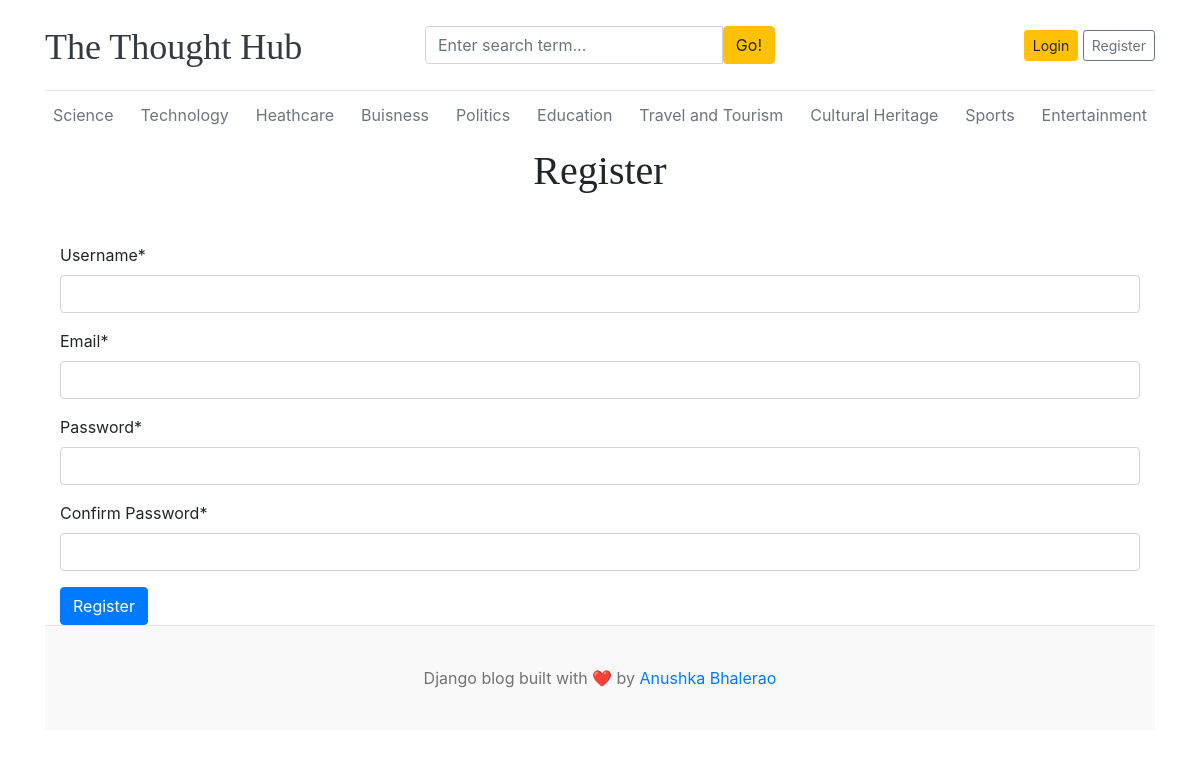
Screenshot of /register/ with the database file from the repository.
### blogs/models.py (models this page shows, shortened)
class Category(models.Model):
    category_name = models.CharField(max_length=50, unique=True)
    created_at = models.DateTimeField(auto_now_add=True)
    updated_at = models.DateTimeField(auto_now=True)
    class Meta:
        verbose_name_plural = 'Categories'

### blogs/views.py (the view)
# urls.py: path('register/', views.register, name='register'),  # Fixed missing slash for consistency
def register(request):
    if request.method == 'POST':
        form = RegistrationForm(request.POST)
        if form.is_valid():
            form.save()
            return redirect('home')  # Redirect to home after successful registration
    else:
        form = RegistrationForm()
    context = {'form': form}
    return render(request, 'register.html', context)

### blog_main/forms.py
class RegistrationForm(UserCreationForm):
    email = forms.EmailField(required=True, widget=forms.EmailInput(attrs={'class': 'form-control'}))
    username = forms.CharField(widget=forms.TextInput(attrs={'class': 'form-control'}))
    password1 = forms.CharField(label="Password", widget=forms.PasswordInput(attrs={'class': 'form-control'}))
    password2 = forms.CharField(label="Confirm Password", widget=forms.PasswordInput(attrs={'class': 'form-control'}))
    class Meta:
        model = User
        fields = ('username', 'email', 'password1', 'password2')

### blogs/context_processors.py (called while the page is built)
def get_categories(request):
    categories = Category.objects.all()
    return {'categories': Category.objects.all()}  # Used a dictionary with a proper key

### templates/register.html (shortened to what this page needs)
{% extends 'base/base.html' %}
{% load crispy_forms_tags %}
{% block content %}
<h1 class = "text-center">Register</h1>
<div class="container mt-5">
    <form method="post" action="" style = "width: 500ox; margin: auto;">
        {{ form | crispy }}
        <button type="submit" class="btn btn-primary">Register</button>
    </form>
</div>
{% endblock %}

### templates/base/header.html (shortened to what this page needs)
{% load static %}
<!DOCTYPE html>
<html lang="en">
<head>
    <link href="https://getbootstrap.com/docs/4.0/dist/css/bootstrap.min.css" rel="stylesheet">
    <link rel="stylesheet" href="{% static 'css/blog.css' %}">
<link rel="stylesheet" href="https://cdnjs.cloudflare.com/ajax/libs/font-awesome/6.4.2/css/all.min.css">
</head>
<body>
    <div class="container">
        <header class="blog-header py-3">
            <div class="row flex-nowrap justify-content-between align-items-center">
                <div class="col-4 pt-1">
                    <a class="blog-header-logo text-dark" href="/">The Thought Hub</a>
                </div>
                <div class="col-4">
                    <form action= "{%url 'search'%}" method "GET">
                        <div class="input-group">
                            <input class="form-control" name = "keyword" type="text" placeholder="Enter search term..." aria-label="Enter search term..." aria-describedby="button-search" />
                            <button type = "submit" class="btn btn-warning" id="button-search" type="button">Go!</button>
                        </div>
                    </form>
                </div>
                <div class="col-4 d-flex justify-content-end align-items-center">
                    {% if not user.is_authenticated %}
                    <a class="btn btn-sm btn-warning" href="{% url 'login' %}">Login</a> &nbsp;
                    <a class="btn btn-sm btn-outline-secondary" href="{% url 'register'%}">Register</a>
                    {% else %}
                    <span><a href = "{% url 'dashboard' %}" class="nav-link text-dark btn-btn btn-warning">Dashboard</a></span> &nbsp;
                    <span><a href="{% url 'logout' %}" class="nav-link text-dark btn-btn btn-warning">Logout</a></span>
                    {% endif %}
                </div>
            </div>
        </header>
        <div class="nav-scroller py-1 mb-2">
            <nav class="nav d-flex justify-content-between">
                {% for cat in categories %}
                <a class="p-2 text-muted" href="{% url 'blogs:posts_by_category' cat.id %}">
                    {{ cat.category_name }}
                </a>
                {% empty %}
                    <span class="p-2 text-muted">No categories available</span>
                {% endfor %}
            </nav>
        </div>

### static/css/blog.css (style rules this page uses)
.blog-header { border-bottom: 1px solid #e5e5e5; }
.blog-header-logo { font-family: "Playfair Display", Georgia, "Times New Roman", serif; font-size: 2.25rem; }
h1, h2, h3, h4, h5, h6 { font-family: "Playfair Display", Georgia, "Times New Roman", serif; }

### rows the page displays
Category: category_name "Science"
Category: category_name "Technology"
Category: category_name "Heathcare"
Category: category_name "Buisness"
Category: category_name "Politics"
Category: category_name "Education"
Category: category_name "Travel and Tourism"
Category: category_name "Cultural Heritage"
Category: category_name "Sports"
Category: category_name "Entertainment"
